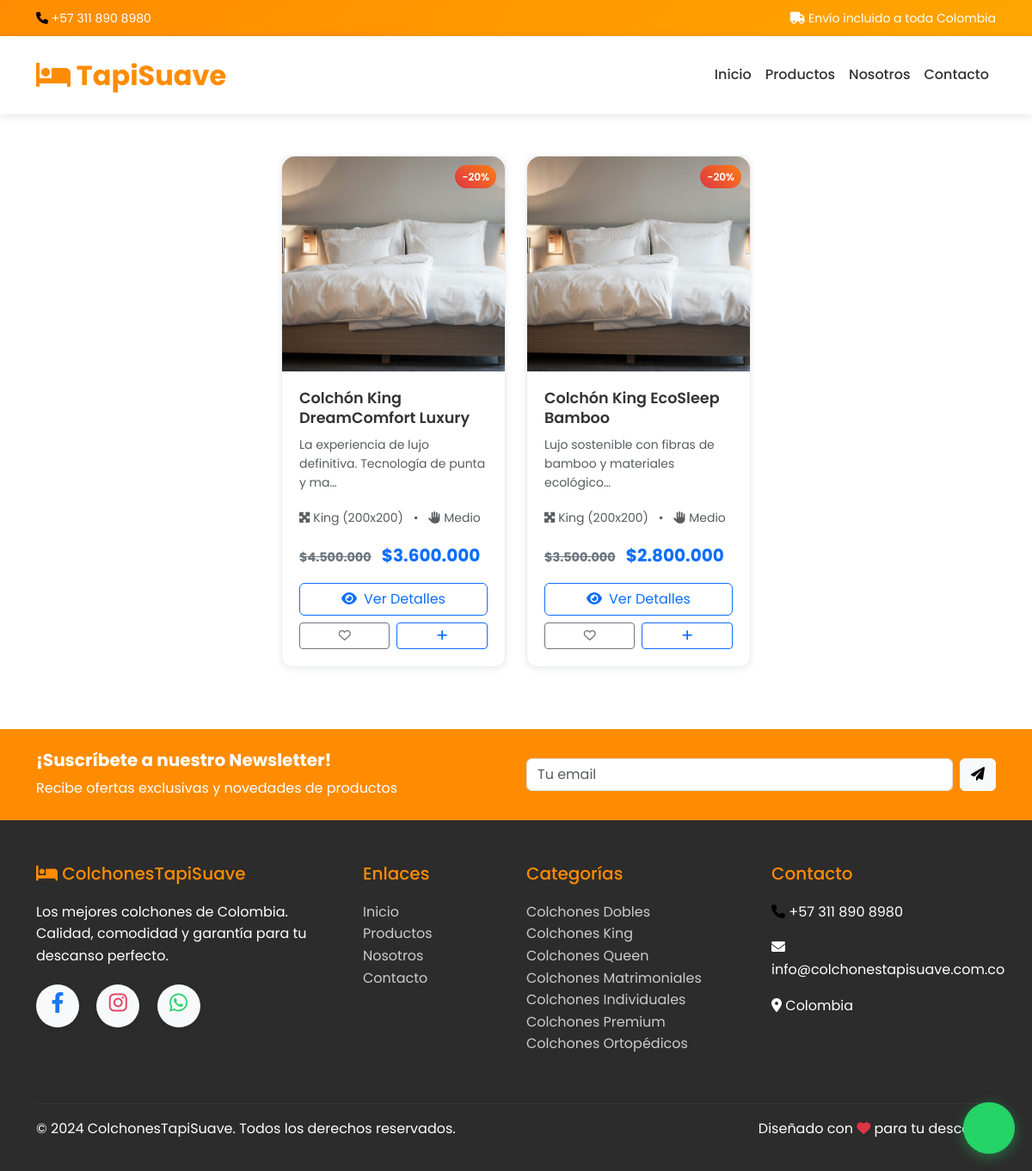
/productos/?categoria=colchones-premium, run on the app's committed database.
### tienda/models.py (models this page shows, shortened)
class Producto(models.Model):
    TAMANOS_CHOICES = [
        ('sencillo', 'Sencillo (90x190)'),
        ('semi', 'Semidoble (120x190)'),
        ('doble', 'Doble (140x190)'),
        ('queen', 'Queen (160x190)'),
        ('king', 'King (200x200)'),
    ]
    FIRMEZA_CHOICES = [
        ('suave', 'Suave'),
        ('medio', 'Medio'),
        ('firme', 'Firme'),
        ('extra_firme', 'Extra Firme'),
    ]
    nombre = models.CharField(max_length=200)
    slug = models.SlugField(max_length=200, unique=True, blank=True)
    categoria = models.ForeignKey(Categoria, on_delete=models.CASCADE, related_name='productos')
    marca = models.ForeignKey(Marca, on_delete=models.CASCADE, related_name='productos')
    descripcion_corta = models.CharField(max_length=300)
    descripcion = RichTextField()
    tamano = models.CharField(max_length=20, choices=TAMANOS_CHOICES)
    firmeza = models.CharField(max_length=20, choices=FIRMEZA_CHOICES)
    altura = models.PositiveIntegerField(help_text="Altura en centímetros")
    material_principal = models.CharField(max_length=100)
    garantia_anos = models.PositiveIntegerField(default=1)
    precio = models.DecimalField(max_digits=10, decimal_places=2, validators=[MinValueValidator(0)])
    precio_descuento = models.DecimalField(max_digits=10, decimal_places=2, blank=True, null=True, validators=[MinValueValidator(0)])
    stock = models.PositiveIntegerField(default=0)
    imagen_principal = models.ImageField(upload_to='productos/')
    imagen_2 = models.ImageField(upload_to='productos/', blank=True)
    imagen_3 = models.ImageField(upload_to='productos/', blank=True)
    imagen_4 = models.ImageField(upload_to='productos/', blank=True)
    destacado = models.BooleanField(default=False)
    activo = models.BooleanField(default=True)
    peso = models.DecimalField(max_digits=5, decimal_places=2, help_text="Peso en kg")
    fecha_creacion = models.DateTimeField(auto_now_add=True)
    fecha_actualizacion = models.DateTimeField(auto_now=True)
    class Meta:
        ordering = ['-fecha_creacion']
        verbose_name_plural = "Productos"
    def get_absolute_url(self):
        return reverse('producto_detalle', kwargs={'slug': self.slug})
    def get_precio_final(self):
        return self.precio_descuento if self.precio_descuento else self.precio
    def get_descuento_porcentaje(self):
        if self.precio_descuento and self.precio_descuento < self.precio:
            return round(((self.precio - self.precio_descuento) / self.precio) * 100)
        return 0

class Categoria(models.Model):
    nombre = models.CharField(max_length=100, unique=True)
    slug = models.SlugField(max_length=100, unique=True, blank=True)
    descripcion = models.TextField(blank=True)
    imagen = models.ImageField(upload_to='categorias/', blank=True)
    activa = models.BooleanField(default=True)
    orden = models.PositiveIntegerField(default=0)
    class Meta:
        verbose_name_plural = "Categorías"
        ordering = ['orden', 'nombre']

### tienda/views.py (the view, shortened to what this page needs)
# urls.py: path('productos/', views.productos_lista, name='productos_lista'),
def productos_lista(request):
    productos = Producto.objects.filter(activo=True)
    categoria_slug = request.GET.get('categoria')
    busqueda = request.GET.get('q')
    orden = request.GET.get('orden', 'nombre')
    precio_min = request.GET.get('precio_min')
    precio_max = request.GET.get('precio_max')
    tamano = request.GET.get('tamano')
    firmeza = request.GET.get('firmeza')
    if categoria_slug:
        productos = productos.filter(categoria__slug=categoria_slug)
    if precio_min:
        try:
            precio_min = float(precio_min)
            productos = productos.filter(precio__gte=precio_min)
        except ValueError:
            pass
    if precio_max:
        try:
            precio_max = float(precio_max)
            productos = productos.filter(precio__lte=precio_max)
        except ValueError:
            pass
    if tamano:
        productos = productos.filter(tamano=tamano)
    if firmeza:
        productos = productos.filter(firmeza=firmeza)
    if orden == 'precio_asc':
        productos = productos.order_by('precio')
    elif orden == 'precio_desc':
        productos = productos.order_by('-precio')
    elif orden == 'nombre':
        productos = productos.order_by('nombre')
    elif orden == 'destacados':
        productos = productos.order_by('-destacado', 'nombre')
    paginator = Paginator(productos, 12)
    page_number = request.GET.get('page')
    page_obj = paginator.get_page(page_number)
    tamanos_disponibles = Producto.TAMANOS_CHOICES
    firmezas_disponibles = Producto.FIRMEZA_CHOICES
    context = {
        'page_obj': page_obj,
        'categoria_actual': categoria_slug,
        'busqueda': busqueda,
        'orden': orden,
        'precio_min': precio_min,
        'precio_max': precio_max,
        'tamano_actual': tamano,
        'firmeza_actual': firmeza,
        'tamanos_disponibles': tamanos_disponibles,
        'firmezas_disponibles': firmezas_disponibles,
    }
    return render(request, 'tienda/productos_lista.html', context)

### templates/tienda/productos_lista.html (shortened to what this page needs)
{% extends 'base.html' %}
{% load image_tags %}
{% block content %}
<div class="container py-5">
    <div class="row">
        <div class="col-lg-3">
        </div>
        <div class="col-lg-9">
            <div class="products-grid">
                <div class="row g-4">
                    {% for producto in page_obj %}
                    <div class="col-xl-4 col-lg-6 col-md-6 mb-4">
                        <div class="product-card h-100" data-product-id="{{ producto.id }}">
                            <div class="product-image">
                                {% responsive_product_image producto size='card' alt=producto.nombre css_class='product-img' %}
                                {% if producto.get_descuento_porcentaje %}
                                <div class="product-badge">-{{ producto.get_descuento_porcentaje }}%</div>
                                {% endif %}
                            </div>
                            <div class="product-info">
                                <h5 class="product-title">{{ producto.nombre }}</h5>
                                <p class="text-muted small mb-3">{{ producto.descripcion_corta|truncatechars:60 }}</p>
                                <div class="product-specs mb-3">
                                    <small class="text-muted">
                                        <i class="fas fa-expand-arrows-alt me-1"></i>{{ producto.get_tamano_display }}
                                        <span class="mx-2">•</span>
                                        <i class="fas fa-hand-paper me-1"></i>{{ producto.get_firmeza_display }}
                                    </small>
                                </div>
                                <div class="product-price">
                                    {% if producto.precio_descuento %}
                                    <span class="product-price-old">{{ producto.precio|formato_peso_colombiano }}</span>
                                    {% endif %}
                                    {{ producto.get_precio_final|formato_peso_colombiano }}
                                </div>
                                <div class="product-actions mt-auto">
                                    <a href="{{ producto.get_absolute_url }}" class="btn btn-outline-primary w-100 mb-2">
                                        <i class="fas fa-eye me-2"></i>Ver Detalles
                                    </a>
                                    <div class="row g-2">
                                        <div class="col-6">
                                            <button class="btn btn-sm btn-outline-secondary w-100 favorite-btn">
                                                <i class="far fa-heart"></i>
                                            </button>
                                        </div>
                                        <div class="col-6">
                                            <button class="btn btn-sm btn-outline-primary w-100 comparison-add-btn">
                                                <i class="fas fa-plus"></i>
                                            </button>
                                        </div>
                                    </div>
                                </div>
                            </div>
                        </div>
                    </div>
                    {% empty %}
                    <div class="col-12 text-center py-5">
                        <i class="fas fa-search" style="font-size: 3rem; color: var(--border-color);"></i>
                        <h4 class="mt-3 text-muted">No se encontraron productos</h4>
                        <p class="text-muted">Prueba ajustando los filtros de búsqueda</p>
                    </div>
                    {% endfor %}
                </div>
            </div>
        </div>
    </div>
</div>
{% endblock %}

### templates/base.html (shortened to what this page needs)
<!DOCTYPE html>
<html lang="es">
<head>
    <link href="https://cdn.jsdelivr.net/npm/bootstrap@5.3.0/dist/css/bootstrap.min.css" rel="stylesheet">
    <link rel="stylesheet" href="https://cdnjs.cloudflare.com/ajax/libs/font-awesome/6.0.0/css/all.min.css">
    {% load static %}
    <link rel="stylesheet" href="{% static 'css/custom.css' %}">
</head>
<body>
    <div class="header-top">
        <div class="container">
            <div class="row">
                <div class="col-md-6">
                    <small><i class="fas fa-phone"></i> +57 311 890 8980</small>
                </div>
                <div class="col-md-6 text-end">
                    <small><i class="fas fa-truck"></i> Envío incluido a toda Colombia</small>
                </div>
            </div>
        </div>
    </div>
    <nav class="navbar navbar-expand-lg sticky-top">
        <div class="container">
            <a class="navbar-brand" href="{% url 'inicio' %}">
                <i class="fas fa-bed"></i> TapiSuave
            </a>
            <div class="collapse navbar-collapse" id="navbarNav">
                <ul class="navbar-nav ms-auto">
                    <li class="nav-item">
                        <a class="nav-link" href="{% url 'inicio' %}">Inicio</a>
                    </li>
                    <li class="nav-item">
                        <a class="nav-link" href="{% url 'productos_lista' %}">Productos</a>
                    </li>
                    <li class="nav-item">
                        <a class="nav-link" href="{% url 'sobre_nosotros' %}">Nosotros</a>
                    </li>
                    <li class="nav-item">
                        <a class="nav-link" href="{% url 'contacto' %}">Contacto</a>
                    </li>
                </ul>
            </div>
        </div>
    </nav>
    <main>
        {% block content %}{% endblock %}
    </main>
    <div class="whatsapp-widget">
        <a href="https://wa.me/573118908980?text=Hola%2C%20estoy%20interesado%20en%20sus%20colchones"
           target="_blank"
           class="whatsapp-btn"
           title="Chatea con nosotros en WhatsApp">
            <i class="fab fa-whatsapp"></i>
        </a>
    </div>
<section class="py-4" style="background-color: var(--primary-color); color: white;">
    <div class="container">
        <div class="row align-items-center">
            <div class="col-lg-6">
                <h5 class="fw-bold mb-2">¡Suscríbete a nuestro Newsletter!</h5>
                <p class="mb-0">Recibe ofertas exclusivas y novedades de productos</p>
            </div>
            <div class="col-lg-6">
                <form method="post" action="{% url 'inicio' %}" class="d-flex gap-2">
                    <input type="email" name="newsletter_email" class="form-control"
                           placeholder="Tu email" required>
                    <button type="submit" class="btn btn-light">
                        <i class="fas fa-paper-plane"></i>
                    </button>
                </form>
            </div>
        </div>
    </div>
</section>
    <footer class="footer">
        <div class="container">
            <div class="row">
                <div class="col-lg-4 col-md-6 mb-4">
                    <h5><i class="fas fa-bed"></i> ColchonesTapiSuave</h5>
                    <p>Los mejores colchones de Colombia. Calidad, comodidad y garantía para tu descanso perfecto.</p>
                    <div class="social-links">
                        <a href="https://www.facebook.com/share/17XTTo9R8f/" class="me-3" target="_blank"><i class="fab fa-facebook-f"></i></a>
                        <a href="https://www.instagram.com/tapisuave?igsh=MXNqM3dvc2M3dHloNA==" class="me-3" target="_blank"><i class="fab fa-instagram"></i></a>
                        <a href="https://wa.me/573118908980" class="me-3" target="_blank"><i class="fab fa-whatsapp"></i></a>
                    </div>
                </div>
                <div class="col-lg-2 col-md-6 mb-4">
                    <h5>Enlaces</h5>
                    <ul class="list-unstyled">
                        <li><a href="{% url 'inicio' %}">Inicio</a></li>
                        <li><a href="{% url 'productos_lista' %}">Productos</a></li>
                        <li><a href="{% url 'sobre_nosotros' %}">Nosotros</a></li>
                        <li><a href="{% url 'contacto' %}">Contacto</a></li>
                    </ul>
                </div>
                <div class="col-lg-3 col-md-6 mb-4">
                    <h5>Categorías</h5>
                    <ul class="list-unstyled">
                        {% for categoria in categorias_menu %}
                        <li><a href="{% url 'productos_lista' %}?categoria={{ categoria.slug }}">{{ categoria.nombre }}</a></li>
                        {% endfor %}
                    </ul>
                </div>
                <div class="col-lg-3 col-md-6 mb-4">
                    <h5>Contacto</h5>
                    <p><i class="fas fa-phone"></i> +57 311 890 8980</p>
                    <p><i class="fas fa-envelope"></i> info@colchonestapisuave.com.co</p>
                    <p><i class="fas fa-map-marker-alt"></i> Colombia</p>
                </div>
            </div>
            <hr style="border-color: #555;">
            <div class="row">
                <div class="col-md-6">
                    <p>&copy; 2024 ColchonesTapiSuave. Todos los derechos reservados.</p>
                </div>
                <div class="col-md-6 text-end">
                    <p>Diseñado con <i class="fas fa-heart text-danger"></i> para tu descanso</p>
                </div>
            </div>
        </div>
    </footer>
</body>
</html>

### data on the page
Producto: nombre+imagen_principal (picture), get_descuento_porcentaje "20", nombre "Colchón King DreamComfort Luxury", descripcion_corta "La experiencia de lujo definitiva. Tecnología de punta y ma…", tamano "King (200x200)", firmeza "Medio", precio "$4.500.000", get_precio_final "$3.600.000"
Producto: nombre+imagen_principal (picture), get_descuento_porcentaje "20", nombre "Colchón King EcoSleep Bamboo", descripcion_corta "Lujo sostenible con fibras de bamboo y materiales ecológico…", tamano "King (200x200)", firmeza "Medio", precio "$3.500.000", get_precio_final "$2.800.000"
Categoria: nombre "Colchones Dobles"
Categoria: nombre "Colchones King"
Categoria: nombre "Colchones Queen"
Categoria: nombre "Colchones Matrimoniales"
Categoria: nombre "Colchones Individuales"
Categoria: nombre "Colchones Premium"
Categoria: nombre "Colchones Ortopédicos"
